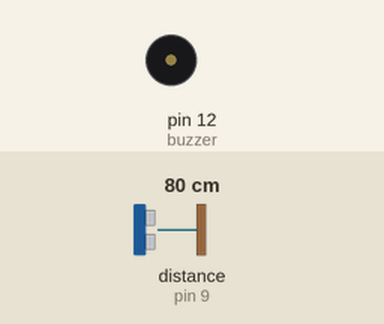
Recording of a sketch running on a simulated Arduino Uno, built with avr-gcc and run on an emulated ATmega328P. Shown: buzzer (waves = sounding). Wiring (inferred from the names in the program): ultrasonic range finder: trigger pin 10; echo pin 9. The test bench sets the inputs (shaded band); at power-on: distance to the obstacle (sensor on pin 9) 80 cm. The echo pulse lasts 58.3 µs per cm; what the sketch prints to the serial monitor is not drawn.

Above: at 1.8 s.
1.9 s: distance to the obstacle (sensor on pin 9) set to 67 cm
3.4 s: distance to the obstacle (sensor on pin 9) set to 58 cm
At 4.6 s:
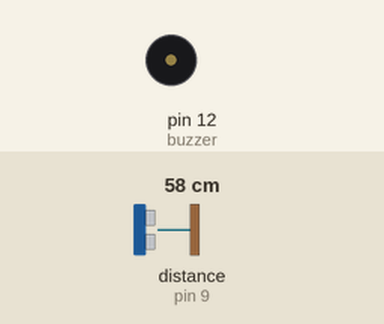
7.5 s: distance to the obstacle (sensor on pin 9) set to 13 cm
11.0 s: distance to the obstacle (sensor on pin 9) set to 10 cm
At 11.8 s:
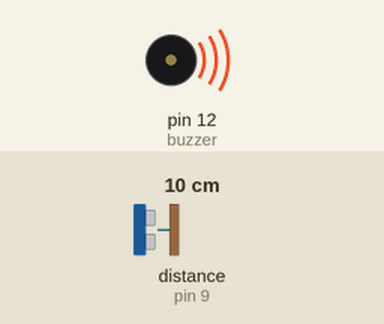
14.5 s: distance to the obstacle (sensor on pin 9) set to 120 cm
At 15.8 s:
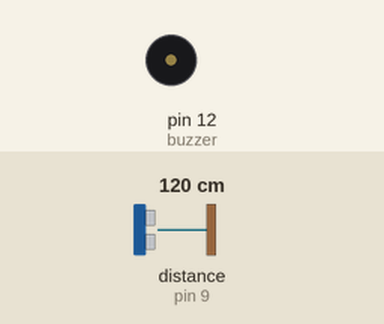
18.0 s: distance to the obstacle (sensor on pin 9) set to 107 cm
22.1 s: distance to the obstacle (sensor on pin 9) set to 97 cm
At 23.4 s:
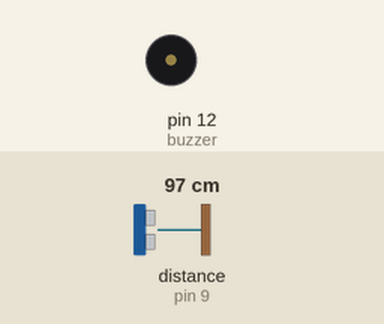
Timing chart, 0 to 24.6 s (numbered marks = the images above; inputs shaded):
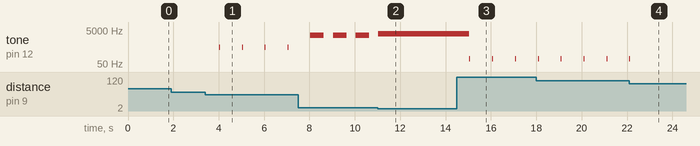

The sketch:

sketch_sep11c.ino
```cpp
int trigPin1 = 10;
int echoPin1 = 9;
int buzzer = 12;

//변수를 설정합니다.
long duration1, distance1;

void setup() {
  pinMode(trigPin1, OUTPUT); // trigPin을 출력으로
  pinMode(echoPin1, INPUT); // echoPin을 입력이다.
  Serial.begin(9600); // 시리얼 포트를 시작합니다.
}

void loop() {
  //초음파 센서를 한번 초기화 하는 과정입니다. 마치 껏다 켯다를 하면서 거리를 초기화합니다.
  digitalWrite(trigPin1, LOW);
  delayMicroseconds(2);
  digitalWrite(trigPin1, HIGH);
  delayMicroseconds(10);
  digitalWrite(trigPin1, LOW);
  duration1 = pulseIn(echoPin1, HIGH);
  distance1= duration1*0.034/2;


//여기에서부터 거리에 따른 소리의 크기를 코딩합니다.
  if (distance1 >= 100 || distance1 <= 0){ // 만일 거리가 100cm보다 크고 0보다 작다면, 즉 측정 범위를 넘어간 경우
    tone(buzzer, 100, 10);    // 부저 음의크기 100, 시간 10
    Serial.println("장애물이 없습니다."); //시리얼 프린트에 표시되는 부분 입니다.
    }
  else if(distance1 <= 60 && distance1 >= 51){ // 만일 거리가 60cm보다 작거나 같고 51cm보다 크거나 같다면
    tone(buzzer, 500, 50);    // 음 500, 시간 50
    Serial.println("60cm내에 장애물이있습니다.");
  }
  else if(distance1 <= 50 && distance1 >= 41){ // 만일 거리가 50cm보다 작거나 같고 41cm보다 크거나 같다면
    tone(buzzer, 1000, 100);    // 음 1000, 시간 100
    Serial.println("50cm내에 장애물이있습니다.");
  }
  else if(distance1 <= 40 && distance1 >= 31){ // 만일 거리가 40cm보다 작거나 같고 31cm보다 크거나 같다면
    tone(buzzer, 1500, 200);    // 음 1500, 시간 200
    Serial.println("40cm내에 장애물이있습니다.");
  }
  else if(distance1 <= 30 && distance1 >= 21){ // 만일 거리가 30cm보다 작거나 같고 21cm보다 크거나 같다면
    tone(buzzer, 2000, 400);    // 음 2000, 시간 400
    Serial.println("30cm내에 장애물이있습니다.");
  }
  else if(distance1 <= 20 && distance1 >= 11){ //  만일 거리가 20cm보다 작거나 같고 11cm보다 크거나 같다면
    tone(buzzer, 2500, 600);    // 음 2500, 시간 600
    Serial.println("20cm내에 장애물이있습니다.");
  }
  else if (distance1 <= 10 && distance1 >= 1){ //  만일 거리가 10cm보다 작거나 같고 1cm보다 크거나 같다면
    tone(buzzer, 3000, 1000);    // 음 3000, 시간 1000
    Serial.println("조심하세요!!");
  }

  delay(1000); // 1초마다 다시 실행합니다.1000이 일초를 뜻합니다.

}
```

0924.1.c
```cpp
#include <stdio.h>

// Á¤¼ö nÀÇ ¼øÂ÷°ö¼Á°ªÀ» ¹ÝÈ¯
int factorial(int n)
{
	if (n > 0)
		return n * factorial(n - 1);
	else
		return 1;
}
int fact2(int num)
{
	int fact = 1;
	while (num > 0)
	{
		fact *= num--;
	}
	return fact;
}

int main(void) {
	int x;
	printf("Enter an integer:");
	scanf("%d", &x);
	printf("factorial(%d) = %d \n", x, factorial(x));

	return 0;
}
```

Measured:
- the behaviour switches between 62 and 61 cm on distance to the obstacle (sensor on pin 9) (found by bisection; images 0 and 1)
- the behaviour switches between 12 and 11 cm on distance to the obstacle (sensor on pin 9) (found by bisection; images 1 and 2)
- the behaviour switches between 102 and 101 cm on distance to the obstacle (sensor on pin 9) (found by bisection; images 3 and 4)
- after the input at 1.9 s, every drawn part: stays the same
- after the input at 3.4 s, tone on pin 12 (buzzer): alternates 500 Hz for 0.05 s and silent for 0.95 s, starting after 0.62 s
- after the input at 14.5 s, tone on pin 12 (buzzer): alternates 100 Hz for 0.01 s and silent for 1.0 s, starting after 0.55 s
- after the input at 22.1 s, tone on pin 12 (buzzer): goes on until 22.1 s, then stays silent
